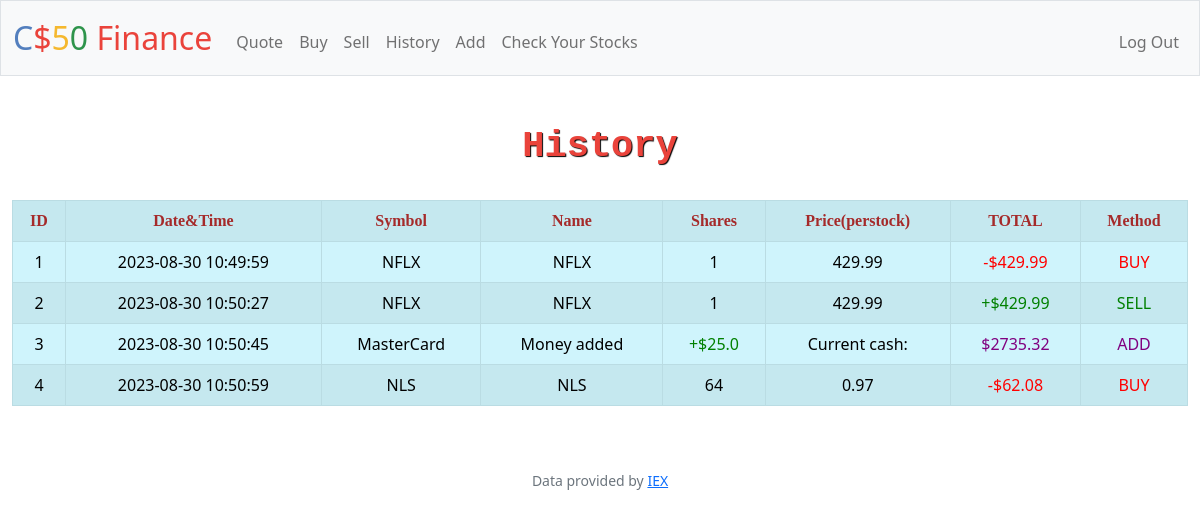
Page /history (signed in) on the committed database.
### tables this page shows
CREATE TABLE histories (
id INTEGER PRIMARY KEY AUTOINCREMENT NOT NULL,
time_stamp DATETIME DEFAULT CURRENT_TIMESTAMP,
user_id INTEGER NOT NULL,
symbol_id TEXT NOT NULL,
        name TEXT,
        shares INTEGER NOT NULL,
        price MONEY NOT NULL,
        total MONEY NOT NULL,
        method TEXT NOT NULL,
FOREIGN KEY(user_id) REFERENCES users(id));

### app.py (the view)
@app.route("/history")
@login_required
def history():
    current_user_id = session["user_id"]
    subtract_id = db.execute("SELECT id FROM histories WHERE user_id = ?", current_user_id)[0]['id']
    histories = db.execute("SELECT * FROM histories WHERE user_id = ?", current_user_id)
    return render_template("history.html", histories=histories, subtract_id=subtract_id)

### app.py (called while the page is built)
@app.after_request
def after_request(response):
    response.headers["Cache-Control"] = "no-cache, no-store, must-revalidate"
    response.headers["Expires"] = 0
    response.headers["Pragma"] = "no-cache"
    return response

### helpers.py (called while the page is built)
def login_required(f):
    @wraps(f)
    def decorated_function(*args, **kwargs):
        if session.get("user_id") is None:
            return redirect("/login")
        return f(*args, **kwargs)
    return decorated_function

### templates/history.html (shortened to what this page needs)
{% extends "layout.html" %}
{% block main %}
<h2 style="font-size: 37px; color: #ea433b; ">History</h2><br>
<table align="center" id="table" class="table table-info table-striped table-bordered">
    <tr>
        <th>ID</th>
        <th>Date&Time</th>
        <th>Symbol</th>
        <th>Name</th>
        <th>Shares</th>
        <th>Price(perstock)</th>
        <th>TOTAL</th>
        <th>Method</th>
    </tr>
    {% for history in histories %}
    <tr>
        <td>{{history.id - subtract_id + 1}}</td>
        <td>{{history.time_stamp}}</td>
        <td id="cash">{{history.symbol_id}}</td>
        <td>{{history.name}}</td>
        <td class="shares">{{history.shares}}</td>
        <td>{{history.price}}</td>
        <td class="total">{{history.total}}</td>
        <td class="method">{{history.method}}</td>
    </tr>
    {% endfor %}
</table>
{% endblock %}

### static/styles.css (style rules this page uses)
.portfolio th, td { padding-left: 5vw; padding-right: 5vw; padding-bottom: 20px; }
.histories th, td { padding-left: 3vw; padding-right: 3vw; padding-bottom: 20px; }
#table th { color: brown; font-family: URW Chancery L, cursive; }
h2, h3 { font-family: Bradley Hand, monospace; font-weight: bold; text-shadow: 1px 1px 1px black }

### rows in the picture
histories: history.id-subtract_id+1 "1", time_stamp "2023-08-30 10:49:59", symbol_id "NFLX", name "NFLX", shares "1", price "429.99", total "-$429.99", method "BUY"
histories: id "2", time_stamp "2023-08-30 10:50:27", symbol_id "NFLX", name "NFLX", shares "1", price "429.99", total "+$429.99", method "SELL"
histories: id "3", time_stamp "2023-08-30 10:50:45", symbol_id "MasterCard", name "Money added", shares "+$25.0", price "Current cash:", total "$2735.32", method "ADD"
histories: id "4", time_stamp "2023-08-30 10:50:59", symbol_id "NLS", name "NLS", shares "64", price "0.97", total "-$62.08", method "BUY"
